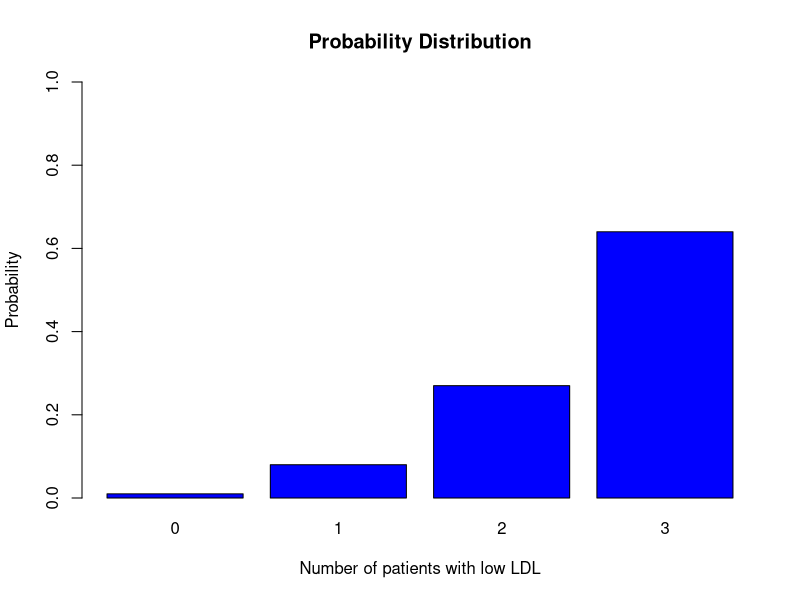
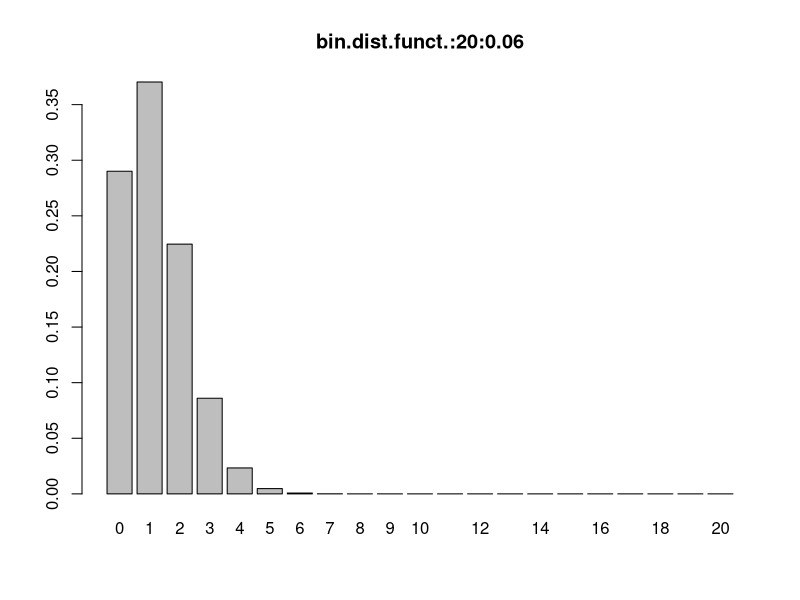
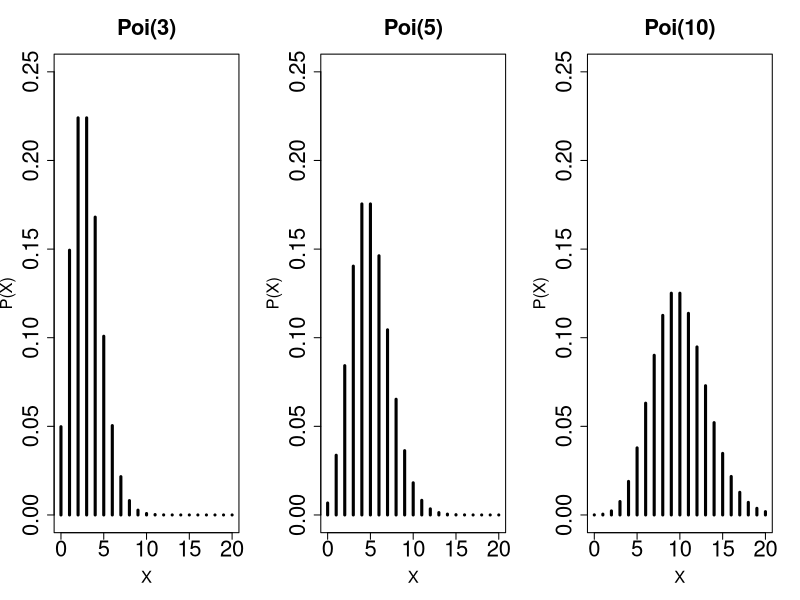
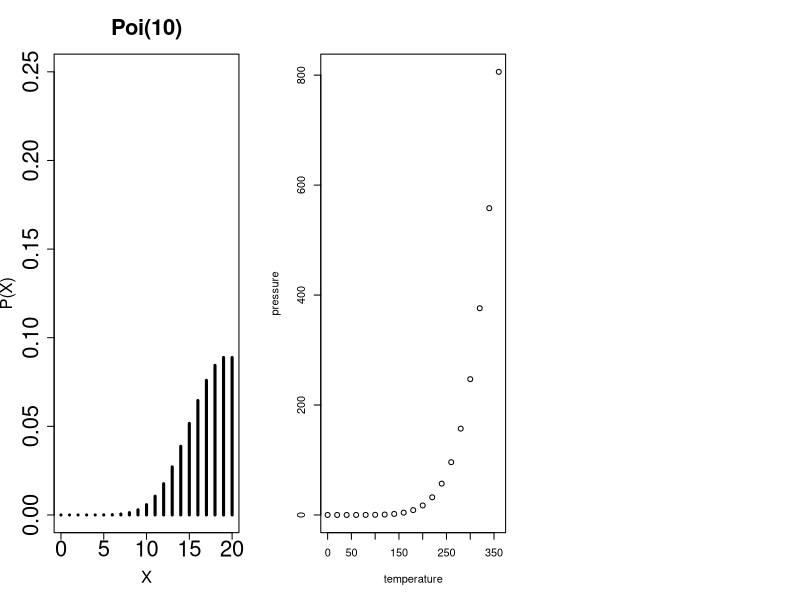

R code for these plots, in order:
## ---- chunk 1
knitr::opts_chunk$set(echo = TRUE)
## ---- chunk 2

################################################################
#             Biostatistical Methods I: Lecture 4              #
#   Discrete probability distributions: Binomial and Poisson   #
#           Author: Cody Chiuzan; Date: Sept 11, 2019          #
################################################################


# Probability Distribution Chart

# Probabilities that 0, 1, 2, or all 3 patients will respond to medication

x<-c(0.01,0.08, 0.27, 0.64)
barplot(x, col="blue", main="Probability Distribution", xlab="Number of patients with low LDL", ylab="Probability", names.arg=c(0,1,2,3),ylim=c(0,1))

######################################
#       Binomial Distribution        #
######################################

# Calculate binomial probabilites
# n=20 households, p=0.06 prob. of developing asthma
dbinom(5, 20, 0.06)

# Try n=100
dbinom(5, 100, 0.06)


# Calculate prob of having at least 10 infants wiht asthma: P(X >= 10)= 1 -P(X<=9)
# pbinom() gives the cumulative probabilities: P(X<=9)
1-pbinom(9, 20, 0.06)


# Graph binomial distribution
# Create your own function with parameters/arguments: n and p

bin_graph<-function(n,p){
  x<-dbinom(0:n, size=n, prob=p)
  barplot(x, names.arg=0:n, main=sprintf(paste('bin.dist.funct.',n,p,sep=':')))
}

# Call the function for n=20 and p=0.06
bin_graph(20,0.06)

######################################
#       Poisson Distribution        #
######################################

# Calculate Poisson probabilities

# Lambda = 10 calls/hour 
# Calculate prob of having exactly 4 calls in the next hour: P(X=4)
dpois(4, 10)
dpois(5, 20)

# Calculate prob of receving mostly 8 calls in one hour: P(X<=8)
# ppois() gives the cumulative probabilities

ppois(8,10)


# Observe the shape of different Poission distributions with varying lambdas
par(mfrow = c(1, 3)) 

# Parameter lambda=3
plot(0:20, dpois(0:20,3),type='h', ylim=c(0,0.25),
     xlab='X', main ='Poi(3)', ylab='P(X)', lwd=3, cex.lab=1.5, cex.axis=2, cex.main=2) 

# Parameter lambda=5
plot(0:20, dpois(0:20,5),type='h', ylim=c(0,0.25),
     xlab='X', main ='Poi(5)', ylab='P(X)', lwd=3, cex.lab=1.5, cex.axis=2, cex.main=2) 

# Parameter lambda=10
plot(0:20, dpois(0:20,10),type='h',ylim=c(0,0.25),
     xlab='X', main ='Poi(10)', ylab='P(X)', lwd=3, cex.lab=1.5, cex.axis=2, cex.main=2) 

# Parameter lambda = 20
plot(0:20, dpois(0:20,20),type='h',ylim=c(0,0.25),
     xlab='X', main ='Poi(10)', ylab='P(X)', lwd=3, cex.lab=1.5, cex.axis=2, cex.main=2) 

# Exercise
# A rare birth defect occurs with probability 0.0001. 
# Assuming that 4,000 babies are born at a large hospital within a year, calculate the probability of having at least 10 babies with a birth defect.
# Compute this probability using both Poisson and Binomial formulae and comment on the results.05^

# Binomial
1-pbinom(4000, 9, 0.0001)

# Poisson
1-ppois(9,0.4)

# Both probabilites are approximately 0.

## ---- chunk 3
plot(pressure)
